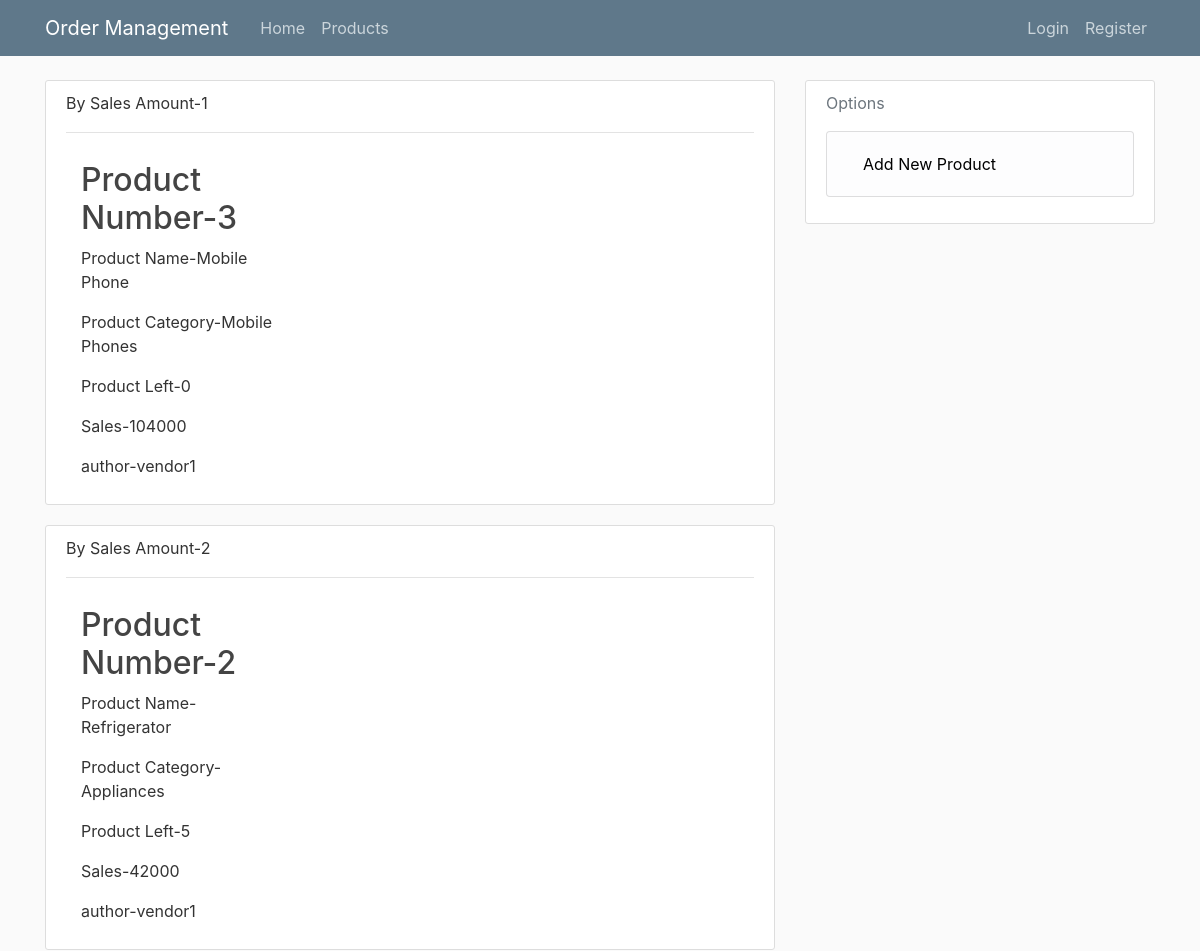
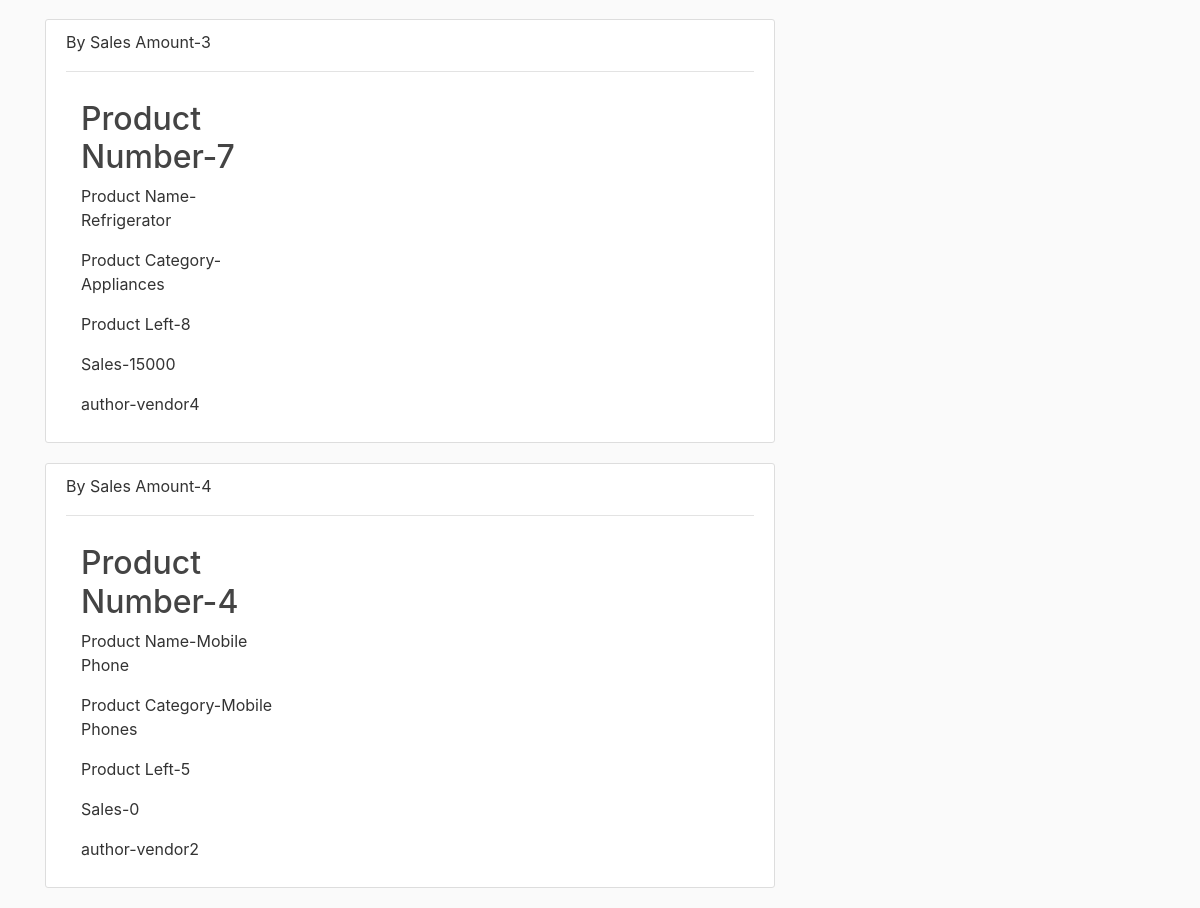
Page /orderslist/ on the committed database (2 pictures, top to bottom).
### order/models.py (models this page shows, shortened)
class Products(models.Model):
    Name=models.CharField(max_length=100)
    author = models.ForeignKey(User, on_delete=models.CASCADE)
    Description = models.CharField(max_length=250, default='', blank=True, null=True)
    Quantity = models.IntegerField(default=1)
    category = models.ForeignKey(Category, on_delete=models.CASCADE, default=1)
    Image = models.ImageField(blank=True,null=True)
    Price = models.IntegerField(default=0)
    slug = models.SlugField(unique=True)
    active = models.BooleanField(default=True)
    Sum = models.IntegerField(default=0)
    @property
    def imageURL(self):
        try:
            url = self.image.url
        except:
            url = ''
        return url

class Category(models.Model):
    name= models.CharField(max_length=50)
    def __str__(self):
        return self.name

class User(AbstractUser):
    is_customer = models.BooleanField(default=False)
    is_vendor = models.BooleanField(default=False)
    email = models.EmailField()

### order/views.py (the view)
# urls.py: path('orderslist/', views.Orders_List, name='OrderL'),
def Orders_List(request):
  products=Products.objects.all().order_by('-Sum')
  context={'orde':products}
  return render(request,'order/odr2.html',context)

### order/templates/order/odr2.html (shortened to what this page needs)
{% extends "order/base.html" %}
{% block content %}
    {%for or in orde%}
            <article class="media content-section">
               <div class="media-body">
                  <div class="article-metadata">
                  <p>By Sales Amount-{{forloop.counter}}</p>
                </div>
                   <div class="col-lg-4">
                    <div class="box-element product"><h2><a class="article-title" href="{% url 'post-detail' or.id %}">Product Number-{{ or.slug }}</a></h2>
                  <p class="article-content">Product Name-{{ or.Name }}</p>
                    <p class="article-content">Product Category-{{ or.category }}</p>
                        <p class="article-content">Product Left-{{ or.Quantity}}</p>
                    <p class="article-content">Sales-{{ or.Sum}}</p>
                        <p class="article-content">author-{{ or.author}}</p>
               </div>
            </article>
    {%endfor%}
{% endblock content %}

### order/templates/order/base.html (shortened to what this page needs)
{%load static%}
<!DOCTYPE html>
<html>
<head>
    <link rel="stylesheet" href="https://cdn.jsdelivr.net/npm/bootstrap@4.0.0/dist/css/bootstrap.min.css">
    <link rel="stylesheet" type="text/css" href="{% static 'order/main.css'%}">
    </head>
<body>
    <header class="site-header">
          <nav class="navbar navbar-expand-md navbar-dark bg-steel fixed-top">
            <div class="container">
              <a class="navbar-brand mr-4" href="{% url 'order_vend'%}">Order Management</a>
              <div class="collapse navbar-collapse" id="navbarToggle">
                <div class="navbar-nav mr-auto">
                  <a class="nav-item nav-link" href="{% url 'OrderL'%}">Home</a>
                  <a class="nav-item nav-link" href="{% url 'Vendororders'%}">Products</a>
                </div>
                <div class="navbar-nav">
                    {% if user.is_authenticated %}
                        <a class="nav-item nav-link" href="{% url 'logout'%}">Logout</a>
                    {% else %}
                        <a class="nav-item nav-link" href="{% url 'login'%}">Login</a>
                        <a class="nav-item nav-link" href="#">Register</a>
                    {% endif %}
                </div>
              </div>
            </div>
          </nav>
    </header>
   <main role="main" class="container">
      <div class="row">
        <div class="col-md-8">
          {% block content %}{% endblock %}
        </div>
        <div class="col-md-4">
          <div class="content-section">
            <p class='text-muted'>Options
              <ul class="list-group">
                <li class="list-group-item list-group-item-light"><a class="nav-item nav-link" href="{% url 'post-create'%}">Add New Product</a></li>
              </ul>
            </p>
          </div>
        </div>
      </div>
    </main>
</body>
</html>

### order/static/order/main.css (style rules this page uses)
body { background: #fafafa; color: #333333; margin-top: 5rem; }
h1, h2, h3, h4, h5, h6 { color: #444444; }
ul { margin: 0; }
.bg-steel { background-color: #5f788a; }
.site-header .navbar-nav .nav-link { color: #cbd5db; }
.content-section { background: #ffffff; padding: 10px 20px; border: 1px solid #dddddd; border-radius: 3px; margin-bottom: 20px; }
.article-title { color: #444444; }
.article-content { white-space: pre-line; }
.article-metadata { padding-bottom: 1px; margin-bottom: 4px; border-bottom: 1px solid #e3e3e3 }
.nav-link { color: black; }

### rows in the picture
Products: slug "3", Name "Mobile Phone", category "Mobile Phones", Quantity "0", Sum "104000", author "vendor1"
Products: slug "2", Name "Refrigerator", category "Appliances", Quantity "5", Sum "42000", author "vendor1"
Products: slug "7", Name "Refrigerator", category "Appliances", Quantity "8", Sum "15000", author "vendor4"
Products: slug "4", Name "Mobile Phone", category "Mobile Phones", Quantity "5", Sum "0", author "vendor2"
